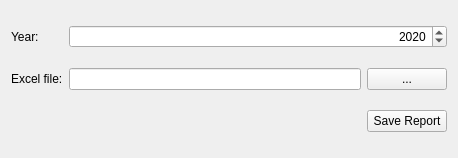
<?xml version="1.0" encoding="UTF-8"?>
<ui version="4.0">
 <class>MoneyFlowWidget</class>
 <widget class="QWidget" name="MoneyFlowWidget">
  <property name="geometry">
   <rect>
    <x>0</x>
    <y>0</y>
    <width>458</width>
    <height>158</height>
   </rect>
  </property>
  <property name="windowTitle">
   <string>Money Flow</string>
  </property>
  <layout class="QGridLayout" name="gridLayout">
   <item row="1" column="2">
    <widget class="QPushButton" name="XlsSelectBtn">
     <property name="sizePolicy">
      <sizepolicy hsizetype="Minimum" vsizetype="Fixed">
       <horstretch>0</horstretch>
       <verstretch>0</verstretch>
      </sizepolicy>
     </property>
     <property name="toolTip">
      <string>Select file</string>
     </property>
     <property name="text">
      <string>...</string>
     </property>
    </widget>
   </item>
   <item row="2" column="2">
    <widget class="QPushButton" name="SaveButton">
     <property name="text">
      <string>Save Report</string>
     </property>
    </widget>
   </item>
   <item row="1" column="0">
    <widget class="QLabel" name="XlsFileLbl">
     <property name="text">
      <string>Excel file:</string>
     </property>
    </widget>
   </item>
   <item row="0" column="0">
    <widget class="QLabel" name="YearLbl">
     <property name="text">
      <string>Year:</string>
     </property>
    </widget>
   </item>
   <item row="0" column="1" colspan="2">
    <widget class="QSpinBox" name="Year">
     <property name="alignment">
      <set>Qt::AlignRight|Qt::AlignTrailing|Qt::AlignVCenter</set>
     </property>
     <property name="suffix">
      <string/>
     </property>
     <property name="minimum">
      <number>2010</number>
     </property>
     <property name="maximum">
      <number>2030</number>
     </property>
     <property name="value">
      <number>2020</number>
     </property>
    </widget>
   </item>
   <item row="1" column="1">
    <widget class="QLineEdit" name="XlsFileName">
     <property name="sizePolicy">
      <sizepolicy hsizetype="Expanding" vsizetype="Fixed">
       <horstretch>0</horstretch>
       <verstretch>0</verstretch>
      </sizepolicy>
     </property>
     <property name="toolTip">
      <string>File where to store tax report in Excel format</string>
     </property>
    </widget>
   </item>
  </layout>
 </widget>
 <resources/>
 <connections/>
</ui>
